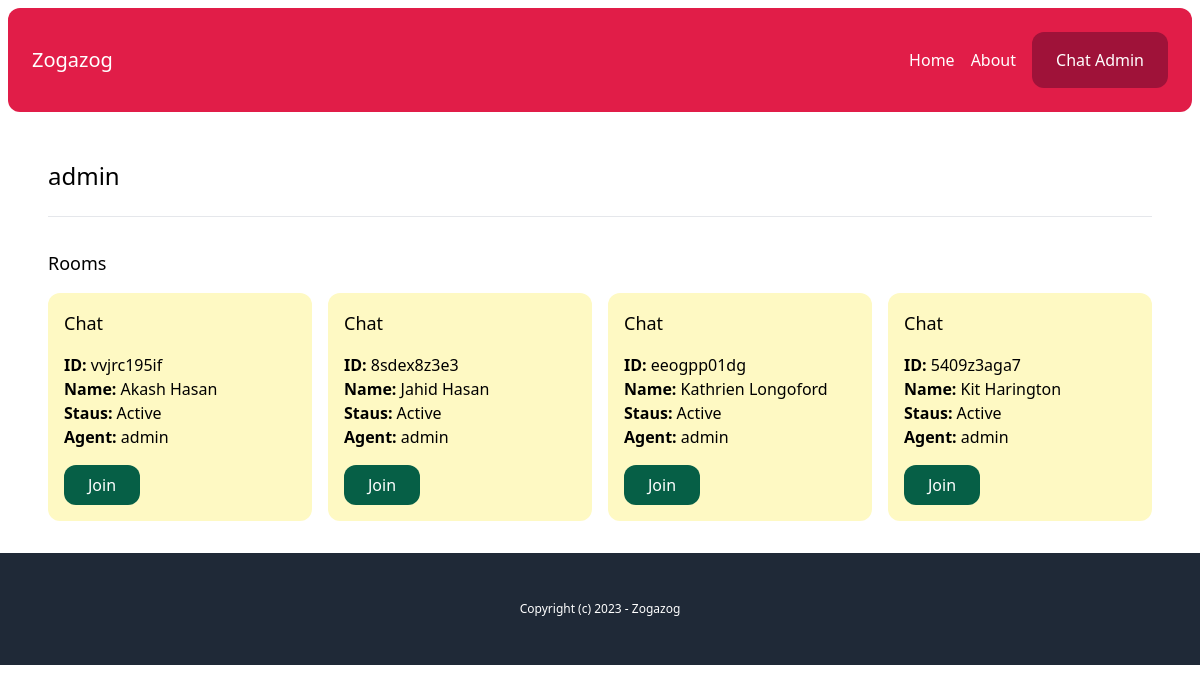
The page /chat-admin/users/cbce1697-8eda-44c3-9503-21407e4a131d/ (signed in) on the database as committed earlier.
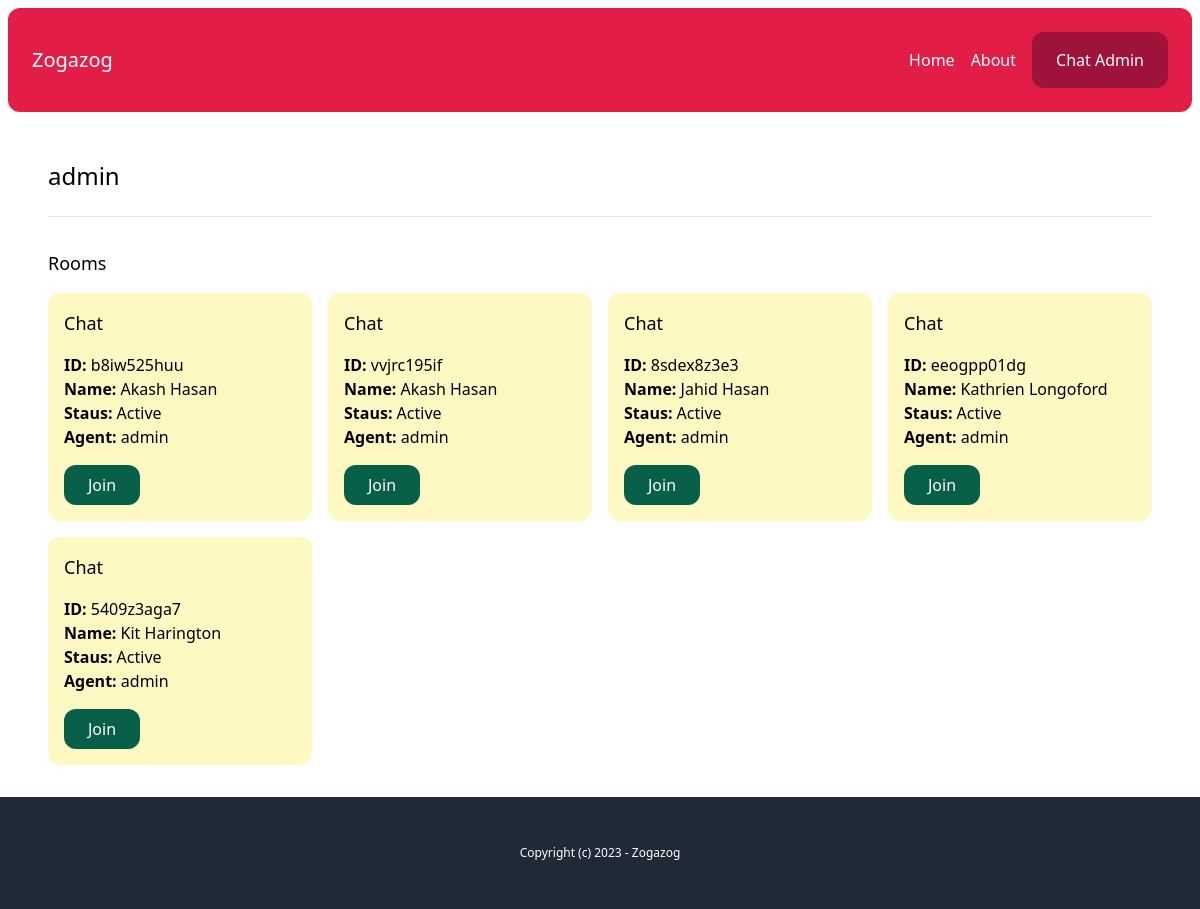
The same page on the database as committed later.
### chat/models.py (models this page shows, shortened)
class Room(models.Model):
    WAITING = 'waiting'
    ACTIVE = 'active'
    CLOSED = 'closed'
    CHOICES_STATUS = (
        (WAITING, 'Waiting'),
        (ACTIVE, 'Active'),
        (CLOSED, 'Closed'),
    )
    uuid = models.CharField(_("UUID"), max_length=255)
    client = models.CharField(_("Client"), max_length=255)
    agent = models.ForeignKey(User, related_name='rooms',blank=True,null=True, on_delete=models.SET_NULL)
    messages = models.ManyToManyField(Message, blank=True)
    url = models.CharField(_("URL"), max_length=255,blank=True,null=True)
    status = models.CharField(_("STATUS"), max_length=20,choices=CHOICES_STATUS,default=WAITING)
    created_at = models.DateTimeField(_("Created At"), auto_now=False, auto_now_add=True)
    class Meta:
        ordering = ('-created_at',)

### account/models.py (models this page shows)
class User(AbstractBaseUser, PermissionsMixin):
    AGENT = 'agent'
    MANAGER = 'manager'
    ROLES_CHOICES = (
        (AGENT, 'Agent'),
        (MANAGER, 'Manager'),
    )
    id = models.UUIDField(primary_key=True, default=uuid.uuid4, editable=False)
    email = models.EmailField(unique=True)
    name = models.CharField(max_length=255, blank=True, default='')
    role = models.CharField(max_length=20, choices=ROLES_CHOICES, default=AGENT)
    is_active = models.BooleanField(default=True)
    is_superuser = models.BooleanField(default=False)
    is_staff = models.BooleanField(default=False)
    date_joined = models.DateTimeField(default=timezone.now)
    last_login = models.DateTimeField(blank=True, null=True)
    objects = CustomUserManager()
    USERNAME_FIELD = 'email'
    EMAIL_FIELD = 'email'
    REQUIRED_FIELDS = ['name']

### chat/views.py (the view)
# urls.py: path('chat-admin/users/<uuid:uuid>/', views.user_detail, name="user_detail"),
@login_required
def user_detail(request,uuid):
    user = User.objects.get(pk=uuid)
    rooms = user.rooms.all() # type: ignore
    return render(request, 'chat/user_detail.html',{'user':user,'rooms':rooms})

### chat/templates/chat/user_detail.html
{% extends "core/base.html" %}
{% load static %}
{% block content %}
    <h1 class="text-2xl mb-6 mt-6">{{user.name}}</h1>
    <hr class="my-6">
    <div class="mt-8">
        <h2 class="mb-4 text-lg">Rooms</h2>
        {% include "chat/partials/room_list.html" %}
    </div>
{% endblock content %}

### chat/templates/chat/partials/room_list.html
<div class="grid grid-cols-4 gap-4">
    {% for room in rooms %}
        <div class="p-4 rounded-xl {% if room.status == 'waiting' %}bg-emerald-100 {% elif room.status == 'active' %} bg-yellow-100 {% else %} bg-gray-100 {% endif %}">
            <h3 class="mb-4 text-lg">Chat</h3>
            <p>
                <b>ID: </b>{{room.uuid}} <br>
                <b>Name: </b> {{room.client}}<br>
                <b>Staus: </b> {{room.get_status_display}}<br>
                <b>Agent: </b> {% firstof room.agent.name  'None yet...' %}
            </p>
            <a href="{% url "chat:chat-room" room.uuid %}" class="mt-4 inline-block py-2 px-6 bg-emerald-800 text-white rounded-xl">Join</a>
        </div>
    {% endfor %}
</div>

Rows that differ between the two databases and show on the page:
added Room: uuid "b8iw525huu", client "Akash Hasan", status "Active", agent.name "admin"
